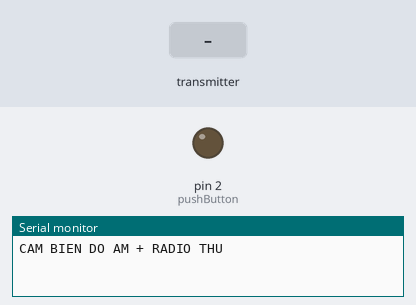
Recording of a sketch running on a simulated Arduino Uno, built with avr-gcc and run on an emulated ATmega328P. On the bench: output pins drawn as LEDs (lit = HIGH), the last lines printed to the serial monitor. The inputs (shaded band) are chosen by the test bench. No radio packets arrive unless stated.

Above: at 1.2 s.
1.3 s: the transmitter starts sending x = 0
At 2.7 s:
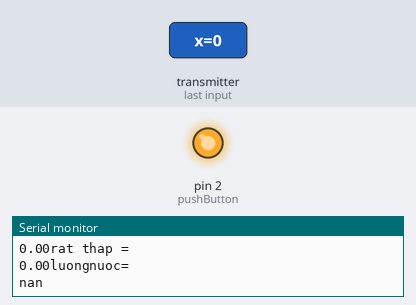
Timing chart, 0 to 4.3 s (numbered marks = the images above; inputs shaded):
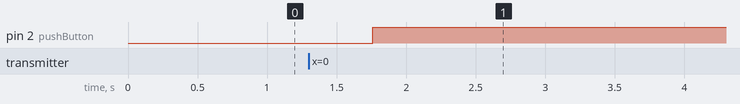

Measured:
- after the input at 1.3 s, pin 2 (pushButton): LOW → HIGH after 0.46 s

The sketch:

Thu.ino
```cpp
#include <SPI.h>
#include "RF24.h"

//set lam radio thu
bool radioNumber = 0;
RF24 radio(7,8);
byte addresses[][6] = {"1Node","2Node"};
//dia chi cho radio thuu
bool role = 0;
//set chuong trinh cho cam bien Hall
int pushButton = 2;
//cac tham so cua do am
const float a=200;
const float b=400;
const float c=600,d=800,e=1000;
//cac tham so cua luong nuoc
const float v=200,y=400,z=600,t=800,k=1000;
float luongnuoc;
int st;
int dem;
float tb;
int solanthaydoitrangthai=0;
int trangthaihientai;
int trangthaitruoc;
void setup() {
  Serial.begin(115200);
  Serial.println(F("CAM BIEN DO AM + RADIO THU"));
  pinMode(pushButton,INPUT);
  radio.begin();
  radio.setPALevel(RF24_PA_LOW);
  // Open a writing and reading pipe on each radio, with opposite addresses
  if(radioNumber){
    radio.openWritingPipe(addresses[1]);
    radio.openReadingPipe(1,addresses[0]);
  }else{
    radio.openWritingPipe(addresses[0]);
    radio.openReadingPipe(1,addresses[1]);
  }
  radio.startListening();
  st=0; //trang thai doi
  dem=0;
  tb=0;
  //van
  pinMode (2,OUTPUT);
  //cambienHALL
  pinMode (3,INPUT);
}
float ratcao(float x,float a, float b,float c,float d,float e){
	if(0<x && x<=a){
		return 1.0;
		} else if(a<x && x<b){
			return (b-x)/(b-a);
			} else {
				return 0.0;
				}
    }
float cao(float x,float a, float b,float c,float d,float e){
	if(x<=a){
		return 0.0;
		} else if(a<x && x<=b){
			return (x-a)/(b-a);
			}else if(b<x && x<c){
				return (c-x)/(c-b);
				}else {
					return 0.0;
				}
}
float trungbinh(float x,float a, float b,float c,float d,float e){
	if(x<=b){
		return 0.0;
		}else if(b<x && x<=c){
			return (x-b)/(c-b);
			}else if(c<x && x<d){
				return (d-x)/(d-c);
				}else {
					return 0.0;
					}
}
float thap(float x,float a, float b,float c,float d,float e){
	if(x<=c){
		return 0.0;
		}else if(c<x && x<=d){
			return (x-c)/(d-c);
			}else if(d<x && x<e){
				return (e-x)/(e-d);
				}else {
					return 0.0;
					}
}
float ratthap(float x,float a, float b,float c,float d,float e){
	if(x<=d){
		return 0.0;
		} else if(d<x && x<e){
			return (x-d)/(e-d);
			} else {
				return 1.0;
				}
}
void loop() {
  //kiem tra gio de chuyen st=0 sang st=1
  st=1;


  if(st==1){
    float x;
    if( radio.available()){
        while (radio.available()) {
        radio.read( &x, sizeof(float) );
    }
    dem++;
    tb+=x;
    if( dem>=10 ){
    st=2;
    dem=0;
    tb=tb/10;
    }
    }
    if(st==2){
    //radio.stopListening();
    //radio.write( &x, sizeof(float) );
    //radio.startListening();
    Serial.print(F("Do am duoc nhan la : "));
    Serial.println(tb);
    Serial.println("--------------------\n");
    Serial.println("rat cao = ");Serial.print(ratcao(tb,a,b,c,d,e));
    Serial.println("cao = ");Serial.print(cao(tb,a,b,c,d,e));
    Serial.println("trung binh = ");Serial.print(trungbinh(tb,a,b,c,d,e));
    Serial.println("thap = ");Serial.print(thap(tb,a,b,c,d,e));
    Serial.println("rat thap = ");Serial.print(ratthap(tb,a,b,c,d,e));
    float ratit,it,vua,nhieu,ratnhieu;
    ratit=ratcao(tb,a,b,c,d,e);
    it=cao(tb,a,b,c,d,e);
    vua=trungbinh(tb,a,b,c,d,e);
    nhieu=thap(tb,a,b,c,d,e);
    ratnhieu=ratthap(tb,a,b,c,d,e);
    luongnuoc=(v*ratit+y*it+z*vua+t*nhieu+k*ratnhieu)/(ratit+it+vua+nhieu+ratnhieu);
    Serial.println("luongnuoc= ");Serial.print(luongnuoc);
    st=3;
    tb=0;
    }
    if(st==3){
     digitalWrite(2,HIGH); //relay
     int buttonState = digitalRead(pushButton);
    //Serial.print(buttonState);
    float f;
    f=luongnuoc*450;
    trangthaihientai = buttonState;
    if (trangthaihientai != trangthaitruoc )
    {
    solanthaydoitrangthai++;
    //Serial.println("So lan thay doi trang thai la: ");
    //Serial.println(solanthaydoitrangthai);
    }
    trangthaitruoc=trangthaihientai;
    if(solanthaydoitrangthai>=f){
      st=0;
      f=0;
      digitalWrite(2,LOW);
    }
    }
  }
}
```
